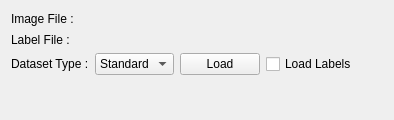
<?xml version="1.0" encoding="UTF-8"?>
<ui version="4.0">
 <class>ReaderGUI</class>
 <widget class="QWidget" name="ReaderGUI">
  <property name="geometry">
   <rect>
    <x>0</x>
    <y>0</y>
    <width>394</width>
    <height>120</height>
   </rect>
  </property>
  <property name="sizePolicy">
   <sizepolicy hsizetype="Minimum" vsizetype="Minimum">
    <horstretch>0</horstretch>
    <verstretch>0</verstretch>
   </sizepolicy>
  </property>
  <property name="windowTitle">
   <string>Form</string>
  </property>
  <layout class="QFormLayout" name="main_formLayout">
   <item row="1" column="0">
    <layout class="QHBoxLayout" name="load_horizontalLayout">
     <item>
      <widget class="QLabel" name="DatasetType_label">
       <property name="text">
        <string>Dataset Type :</string>
       </property>
      </widget>
     </item>
     <item>
      <widget class="QComboBox" name="DatasetType_comboBox">
       <item>
        <property name="text">
         <string>Standard</string>
        </property>
       </item>
       <item>
        <property name="text">
         <string>MNIST</string>
        </property>
       </item>
      </widget>
     </item>
     <item>
      <widget class="QPushButton" name="Load_pushButton">
       <property name="text">
        <string>Load</string>
       </property>
      </widget>
     </item>
     <item>
      <widget class="QCheckBox" name="loadLabels_checkBox">
       <property name="text">
        <string>Load Labels</string>
       </property>
      </widget>
     </item>
    </layout>
   </item>
   <item row="0" column="0">
    <layout class="QVBoxLayout" name="paths_verticalLayout">
     <item>
      <layout class="QGridLayout" name="pathssub_gridLayout">
       <item row="0" column="0">
        <widget class="QLabel" name="ImagePath_label">
         <property name="text">
          <string>Image File :</string>
         </property>
        </widget>
       </item>
       <item row="0" column="1">
        <widget class="QLabel" name="LoadedDataset_label">
         <property name="sizePolicy">
          <sizepolicy hsizetype="Preferred" vsizetype="Preferred">
           <horstretch>0</horstretch>
           <verstretch>0</verstretch>
          </sizepolicy>
         </property>
         <property name="font">
          <font>
           <pointsize>10</pointsize>
          </font>
         </property>
         <property name="text">
          <string/>
         </property>
         <property name="wordWrap">
          <bool>true</bool>
         </property>
        </widget>
       </item>
       <item row="1" column="0">
        <widget class="QLabel" name="labelFile_label">
         <property name="text">
          <string>Label File :</string>
         </property>
        </widget>
       </item>
       <item row="1" column="1">
        <widget class="QLabel" name="labelFilepath_label">
         <property name="font">
          <font>
           <pointsize>10</pointsize>
          </font>
         </property>
         <property name="text">
          <string/>
         </property>
        </widget>
       </item>
      </layout>
     </item>
    </layout>
   </item>
  </layout>
 </widget>
 <resources/>
 <connections>
  <connection>
   <sender>DatasetType_comboBox</sender>
   <signal>currentIndexChanged(int)</signal>
   <receiver>ReaderGUI</receiver>
   <slot>dataTypeChanged(int)</slot>
   <hints>
    <hint type="sourcelabel">
     <x>176</x>
     <y>46</y>
    </hint>
    <hint type="destinationlabel">
     <x>159</x>
     <y>391</y>
    </hint>
   </hints>
  </connection>
  <connection>
   <sender>Load_pushButton</sender>
   <signal>clicked()</signal>
   <receiver>ReaderGUI</receiver>
   <slot>load()</slot>
   <hints>
    <hint type="sourcelabel">
     <x>209</x>
     <y>107</y>
    </hint>
    <hint type="destinationlabel">
     <x>188</x>
     <y>264</y>
    </hint>
   </hints>
  </connection>
 </connections>
 <slots>
  <slot>dataTypeChanged(int)</slot>
  <slot>load()</slot>
 </slots>
</ui>
